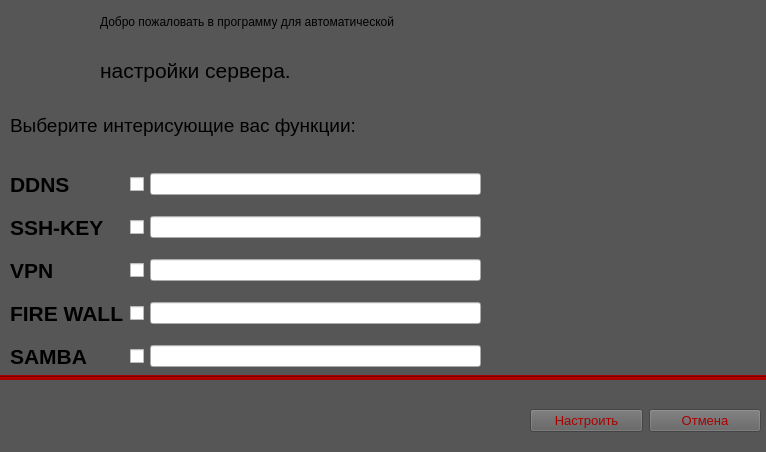
<?xml version="1.0" encoding="UTF-8"?>
<ui version="4.0">
 <class>MainWindow</class>
 <widget class="QMainWindow" name="MainWindow">
  <property name="geometry">
   <rect>
    <x>0</x>
    <y>0</y>
    <width>766</width>
    <height>452</height>
   </rect>
  </property>
  <property name="windowTitle">
   <string>MainWindow</string>
  </property>
  <widget class="QWidget" name="centralwidget">
   <widget class="QWidget" name="verticalLayoutWidget">
    <property name="geometry">
     <rect>
      <x>100</x>
      <y>0</y>
      <width>713</width>
      <height>91</height>
     </rect>
    </property>
    <layout class="QVBoxLayout" name="verticalLayout">
     <item>
      <widget class="QLabel" name="label">
       <property name="styleSheet">
        <string notr="true">font: 16pt &quot;Tahoma&quot;;</string>
       </property>
       <property name="text">
        <string>Добро пожаловать в программу для автоматической</string>
       </property>
       <property name="textFormat">
        <enum>Qt::AutoText</enum>
       </property>
       <property name="openExternalLinks">
        <bool>false</bool>
       </property>
      </widget>
     </item>
     <item>
      <widget class="QLabel" name="label_8">
       <property name="font">
        <font>
         <family>Tahoma</family>
         <pointsize>16</pointsize>
        </font>
       </property>
       <property name="styleSheet">
        <string notr="true"/>
       </property>
       <property name="text">
        <string>настройки сервера.</string>
       </property>
      </widget>
     </item>
    </layout>
   </widget>
   <widget class="QWidget" name="horizontalLayoutWidget">
    <property name="geometry">
     <rect>
      <x>530</x>
      <y>390</y>
      <width>231</width>
      <height>61</height>
     </rect>
    </property>
    <layout class="QHBoxLayout" name="horizontalLayout">
     <item>
      <widget class="QPushButton" name="setting">
       <property name="font">
        <font>
         <family>Tahoma</family>
         <pointsize>10</pointsize>
        </font>
       </property>
       <property name="styleSheet">
        <string notr="true">background-color: rgb(95, 95, 95);
color: rgb(170, 0, 0);</string>
       </property>
       <property name="text">
        <string>Настроить</string>
       </property>
      </widget>
     </item>
     <item>
      <widget class="QPushButton" name="cancl">
       <property name="font">
        <font>
         <family>Tahoma</family>
         <pointsize>10</pointsize>
        </font>
       </property>
       <property name="styleSheet">
        <string notr="true">background-color: rgb(98, 98, 98);
color: rgb(170, 0, 0);</string>
       </property>
       <property name="text">
        <string>Отмена</string>
       </property>
      </widget>
     </item>
    </layout>
   </widget>
   <widget class="Line" name="line">
    <property name="enabled">
     <bool>true</bool>
    </property>
    <property name="geometry">
     <rect>
      <x>0</x>
      <y>375</y>
      <width>771</width>
      <height>5</height>
     </rect>
    </property>
    <property name="styleSheet">
     <string notr="true">color: rgb(170, 0, 0);
background-color: rgb(170, 0, 0);</string>
    </property>
    <property name="orientation">
     <enum>Qt::Horizontal</enum>
    </property>
   </widget>
   <widget class="QLabel" name="label_9">
    <property name="geometry">
     <rect>
      <x>-4</x>
      <y>-18</y>
      <width>771</width>
      <height>471</height>
     </rect>
    </property>
    <property name="styleSheet">
     <string notr="true">
background-color: rgb(86, 86, 86);</string>
    </property>
    <property name="text">
     <string/>
    </property>
   </widget>
   <widget class="QWidget" name="gridLayoutWidget">
    <property name="geometry">
     <rect>
      <x>10</x>
      <y>160</y>
      <width>471</width>
      <height>221</height>
     </rect>
    </property>
    <layout class="QGridLayout" name="gridLayout">
     <item row="3" column="1">
      <widget class="QCheckBox" name="FW">
       <property name="text">
        <string/>
       </property>
      </widget>
     </item>
     <item row="1" column="1">
      <widget class="QCheckBox" name="SSH">
       <property name="text">
        <string/>
       </property>
      </widget>
     </item>
     <item row="4" column="1">
      <widget class="QCheckBox" name="SAMBA">
       <property name="text">
        <string/>
       </property>
      </widget>
     </item>
     <item row="2" column="1">
      <widget class="QCheckBox" name="VPN">
       <property name="text">
        <string/>
       </property>
      </widget>
     </item>
     <item row="0" column="1">
      <widget class="QCheckBox" name="DDNS">
       <property name="text">
        <string/>
       </property>
      </widget>
     </item>
     <item row="3" column="0">
      <widget class="QLabel" name="TFIRE">
       <property name="font">
        <font>
         <family>Tahoma</family>
         <pointsize>16</pointsize>
         <weight>75</weight>
         <bold>true</bold>
        </font>
       </property>
       <property name="text">
        <string>FIRE WALL</string>
       </property>
      </widget>
     </item>
     <item row="4" column="0">
      <widget class="QLabel" name="label_7">
       <property name="font">
        <font>
         <family>Tahoma</family>
         <pointsize>16</pointsize>
         <weight>75</weight>
         <bold>true</bold>
        </font>
       </property>
       <property name="text">
        <string>SAMBA</string>
       </property>
      </widget>
     </item>
     <item row="1" column="0">
      <widget class="QLabel" name="TSSH">
       <property name="font">
        <font>
         <family>Tahoma</family>
         <pointsize>16</pointsize>
         <weight>75</weight>
         <bold>true</bold>
        </font>
       </property>
       <property name="text">
        <string>SSH-KEY</string>
       </property>
      </widget>
     </item>
     <item row="2" column="0">
      <widget class="QLabel" name="TVPN">
       <property name="font">
        <font>
         <family>Tahoma</family>
         <pointsize>16</pointsize>
         <weight>75</weight>
         <bold>true</bold>
        </font>
       </property>
       <property name="text">
        <string>VPN</string>
       </property>
      </widget>
     </item>
     <item row="1" column="2">
      <widget class="QLineEdit" name="lSS"/>
     </item>
     <item row="0" column="2">
      <widget class="QLineEdit" name="lDD"/>
     </item>
     <item row="3" column="2">
      <widget class="QLineEdit" name="lFW"/>
     </item>
     <item row="2" column="2">
      <widget class="QLineEdit" name="lVP"/>
     </item>
     <item row="4" column="2">
      <widget class="QLineEdit" name="lSA"/>
     </item>
     <item row="0" column="0">
      <widget class="QLabel" name="TDDNS">
       <property name="font">
        <font>
         <family>Tahoma</family>
         <pointsize>16</pointsize>
         <weight>75</weight>
         <bold>true</bold>
        </font>
       </property>
       <property name="text">
        <string>DDNS</string>
       </property>
      </widget>
     </item>
    </layout>
   </widget>
   <widget class="QWidget" name="verticalLayoutWidget_2">
    <property name="geometry">
     <rect>
      <x>10</x>
      <y>90</y>
      <width>471</width>
      <height>71</height>
     </rect>
    </property>
    <layout class="QVBoxLayout" name="verticalLayout_2">
     <item>
      <widget class="QLabel" name="label_2">
       <property name="font">
        <font>
         <family>Tahoma</family>
         <pointsize>14</pointsize>
        </font>
       </property>
       <property name="text">
        <string>Выберите интерисующие вас функции:</string>
       </property>
      </widget>
     </item>
    </layout>
   </widget>
   <zorder>label_9</zorder>
   <zorder>verticalLayoutWidget</zorder>
   <zorder>horizontalLayoutWidget</zorder>
   <zorder>line</zorder>
   <zorder>gridLayoutWidget</zorder>
   <zorder>verticalLayoutWidget_2</zorder>
  </widget>
 </widget>
 <resources/>
 <connections/>
</ui>
